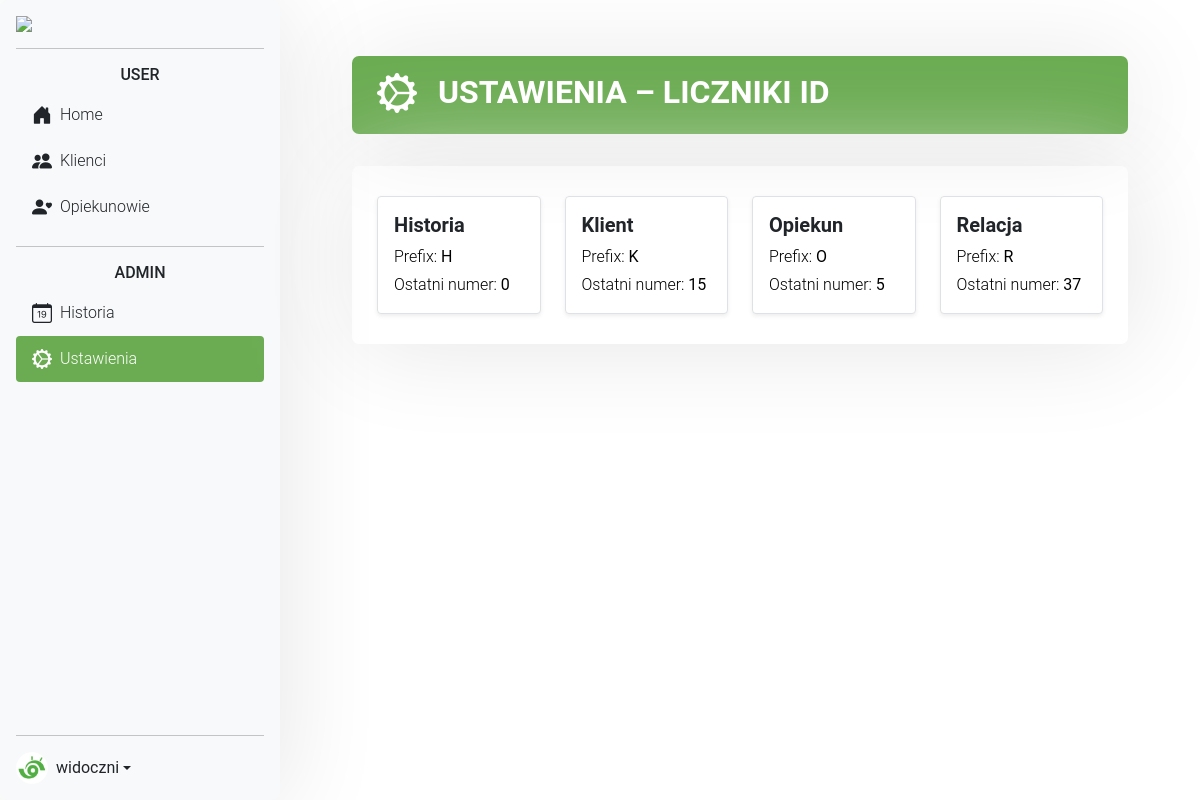
Screenshot of /ustawienia.php with the database file from the repository.
### tables this page shows
CREATE TABLE `id_generator` (
  `typ` varchar(20) NOT NULL,
  `prefix` varchar(5) NOT NULL,
  `ostatni_numer` int(11) NOT NULL
);

### public/ustawienia.php (called while the page is built)
<?php
require_once '../src/repozytorium_ustawienia.php';
require_once '../config/db.php';
$repozytorium = new RepozytoriumUstawien($pdo);
$liczniki = $repozytorium->pobierzLiczniki();
include __DIR__ . '/../templates/naglowek.php';
include __DIR__ . '/../templates/sidebar.php';
include __DIR__ . '/../templates/tabela_ustawienia.php';
include __DIR__ . '/../templates/stopka.php';
?>

### src/repozytorium_ustawienia.php (called while the page is built)
<?php
class RepozytoriumUstawien
{
    private PDO $pdo;
    public function __construct(PDO $pdo)
    {
        $this->pdo = $pdo;
    }
    public function pobierzLiczniki(): array
    {
        $sql = "SELECT typ, prefix, ostatni_numer FROM id_generator";
        $stmt = $this->pdo->query($sql);
        return $stmt->fetchAll(PDO::FETCH_ASSOC);
    }
}

### templates/tabela_ustawienia.php (the view, shortened to what this page needs)
<div class="flex-grow-1 p-4 mb-5 ms-5 me-5">
    <div class="content">
        <h2 class="active form">
            <i class="bi bi-gear-wide-connected fs-1 me-2" style="padding-right: 5px; padding-left: 10px;"></i> Ustawienia – Liczniki ID
        </h2>
        <div class="table-responsive form">
            <div class="row">
                <?php
                $nazwy = [
                    'relacja' => 'Relacja',
                    'historia' => 'Historia',
                    'klienci' => 'Klient',
                    'opiekunowie' => 'Opiekun'
                ];
                foreach ($liczniki as $licznik):
                    $typ = $licznik['typ'];
                ?>
                <div class="col-sm-6 col-md-4 col-xl-3">
                    <div class="card shadow-sm border h-100">
                        <div class="card-body">
                            <h5 class="card-title fw-bold"><?= htmlspecialchars($nazwy[$typ]) ?></h5>
                            <p style="color: black;" class="card-text mb-1">Prefix: <strong><?= htmlspecialchars($licznik['prefix']) ?></strong></p>
                            <p style="color: black;" class="card-text">Ostatni numer: <strong><?= htmlspecialchars($licznik['ostatni_numer']) ?></strong></p>
                        </div>
                    </div>
                </div>
                <?php endforeach; ?>
            </div>
        </div>
    </div>
</div>

### assets/css/style-table.css (style rules this page uses)
h2.active { padding: 15px; margin-bottom: 2rem; border-radius: 7px; color: white; font-weight: 700; text-transform: uppercase; }
.form { border: 1px solid none; box-shadow: #e7e7e7 5px 5px 100px; padding: 30px 25px 30px 25px; border-radius: 7px; }
body { font-family: "Roboto", -apple-system, BlinkMacSystemFont, "Segoe UI", Roboto, "Helvetica Neue", Arial, "Noto Sans", sans-serif, "Apple Color Emoji", "Segoe UI Emoji", "Segoe UI Symbol", "Noto Color Emoji"; background-color: #fff; font-weight: 300; }
p { color: #b3b3b3; font-weight: 300; }
h1, h2, h3, h4, h5, h6, .h1, .h2, .h3, .h4, .h5, .h6 { font-family: "Roboto", -apple-system, BlinkMacSystemFont, "Segoe UI", Roboto, "Helvetica Neue", Arial, "Noto Sans", sans-serif, "Apple Color Emoji", "Segoe UI Emoji", "Segoe UI Symbol", "Noto Color Emoji"; }
.content { padding: 2rem 0; }
h2 { font-size: #6bac52; }
.active { background: #6bac52 !important; }
.table-responsive { overflow-y: scroll !important; overflow-x: hidden; display: block; max-height: 70vh; min-height: 10vh; scrollbar-color: #6bac52 #f0f0f0; scrollbar-width: thin; }

### assets/css/sidebars.css (style rules this page uses)
body { min-height: 100vh; min-height: -webkit-fill-available; }
html { height: -webkit-fill-available; }
.bi { vertical-align: -.125em; pointer-events: none; fill: currentColor; }

### rows the page displays
id_generator: typ "Historia", prefix "H", ostatni_numer "0"
id_generator: typ "Klient", prefix "K", ostatni_numer "15"
id_generator: typ "Opiekun", prefix "O", ostatni_numer "5"
id_generator: typ "Relacja", prefix "R", ostatni_numer "37"
